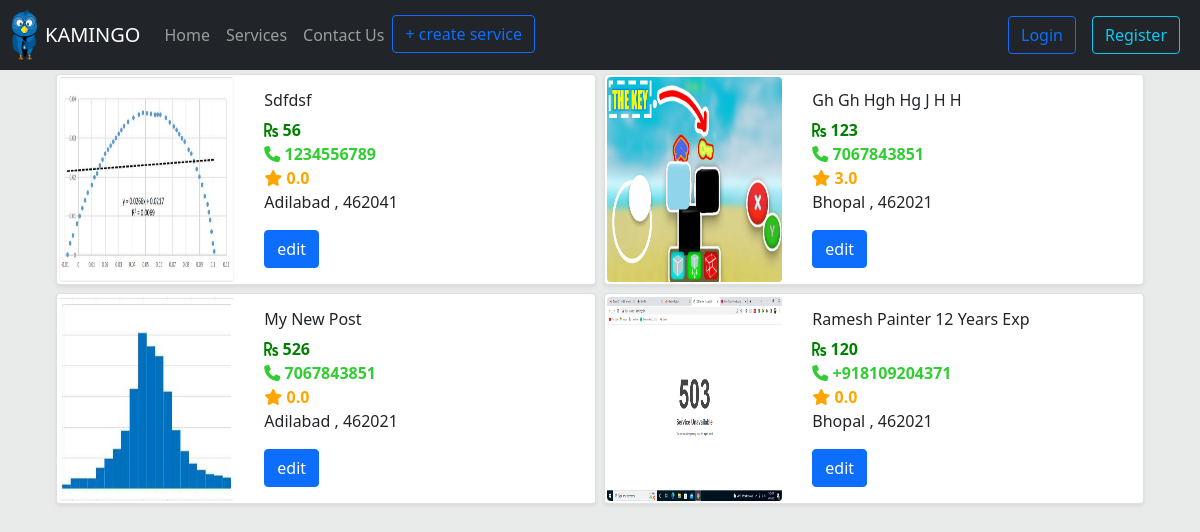
Before: /dashboard/1 with the older database file.
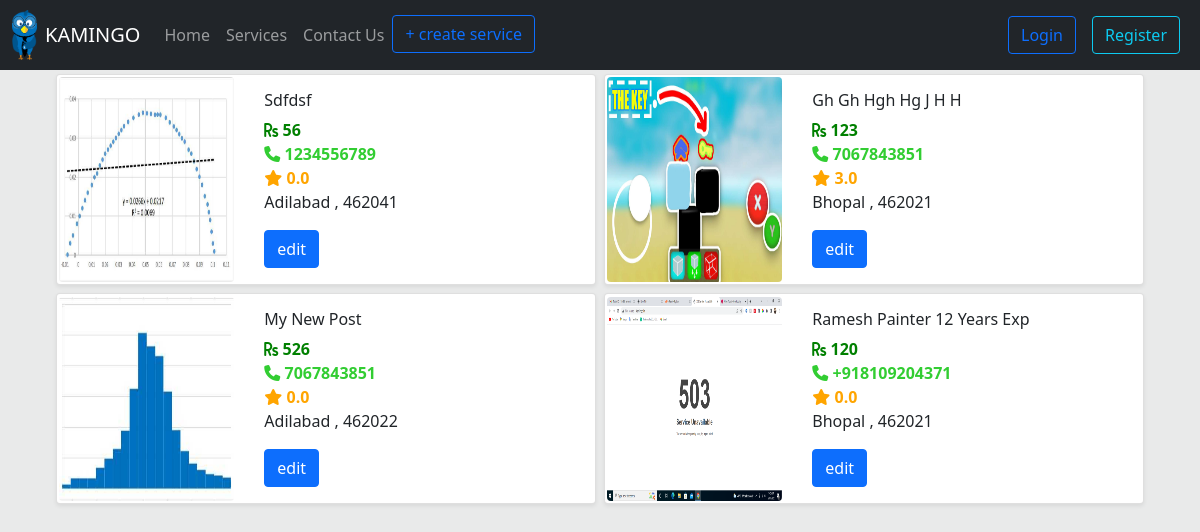
After: the same page with the newer database file.
### serviceapp/models.py (models this page shows, shortened)
class ServiceModel(models.Model):
    image = models.ImageField(upload_to=path_and_rename, null=True)
    title = models.CharField(max_length=100)
    category = models.ForeignKey(CategoryModel, on_delete=models.SET_NULL, related_name='category', null=True)
    cost = models.IntegerField()
    service_provider_name = models.CharField(max_length=100)
    contact = PhoneNumberField()
    address = models.ForeignKey(Address, on_delete=models.SET_NULL, related_name='address', null=True)
    slug = models.SlugField(unique=True, db_index=True, null=True, blank=True)
    description = models.CharField(max_length=600, null=True, blank=True)
    user = models.ForeignKey(User, on_delete=models.SET_NULL, related_name='user',null=True)
    def get_rating(self):
        total = sum(int(review['rating']) for review in self.reviews.values())
        if self.reviews.count() > 0:
            return total / self.reviews.count()
        else:
            return 0

class Address(models.Model):
    address_line1 = models.CharField(max_length=100, null=True)
    address_line2 = models.CharField(max_length=100, null=True, blank=True)
    city = models.CharField(max_length=100, null=True, blank=True, verbose_name='City')
    pin_code = models.CharField(max_length=6, null=True)
    locality = models.CharField(max_length=100, blank=True, null=True)

### dashboard/views.py (the view)
# urls.py: path('<int:pk>', views.DashboardView.as_view(), name='dashboard_url'),
class DashboardView(View):
    def get(self, request, pk):
        user = User.objects.get(pk=pk)
        services = ServiceModel.objects.filter(user=user)
        context = {
            'services': services
        }
        return render(request, 'dashboard/user_dasboard_main.html', context)

### dashboard/templates/dashboard/user_dasboard_main.html (shortened to what this page needs)
{% extends 'base.html' %}
{% block body %}
    <div class="container d-flex justify-content-center ">
    <div class="row justify-content-center " style="width: 100%" >
{% for service in services %}
    <div class="card m-1 shadow-sm" style="max-width: 540px;">
  <div class="row g-0">
      <div class="container">
    <div class="row">
        <div class="col-4 " style="padding: 0.15rem; justify-content: left">
                  <img style="width: 100%; height: 100%;" src="{{ service.image.url }}" class="img-fluid rounded" alt="...">
        </div>
        <div class="col-8 col-md-8">
                 <div class="card-body">
        <h6 class="card-title text-truncate" >{{ service.title | title }}</h6>
        <p class="card-text mb-0" style="color: green; font-weight: bold; "><i class="fas fa-rupee-sign"></i> {{ service.cost }}</p>
        <p class="card-text mb-0" style="color: limegreen; font-weight: bold; "><i class= "fa fa-phone"></i> {{ service.contact}}</p>
        <p class="card-text mb-0" style="color: orange; font-weight: bold; "><i class= "fas fa-star"></i> {{ service.get_rating | floatformat:1 }}</p>
        <p class="card-text mb-0;">{{ service.address.city}} , {{ service.address.pin_code }}</p>
        <a class="btn btn-primary" href="{% url 'service_edit_url' user.pk service.pk %}"> edit </a>
                 </div>
        </div>
    </div>
</div>
  </div>
</div>
{% endfor %}
</div>
</div>
{% endblock %}

Changed rows visible on the page:
changed through a linked row, ServiceModel "My New Post": address.pin_code "462021" → "462022"
